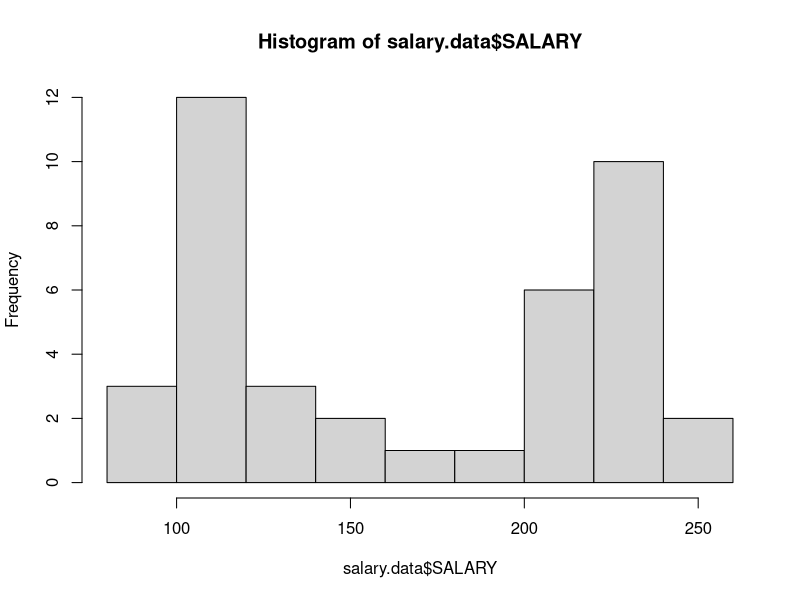
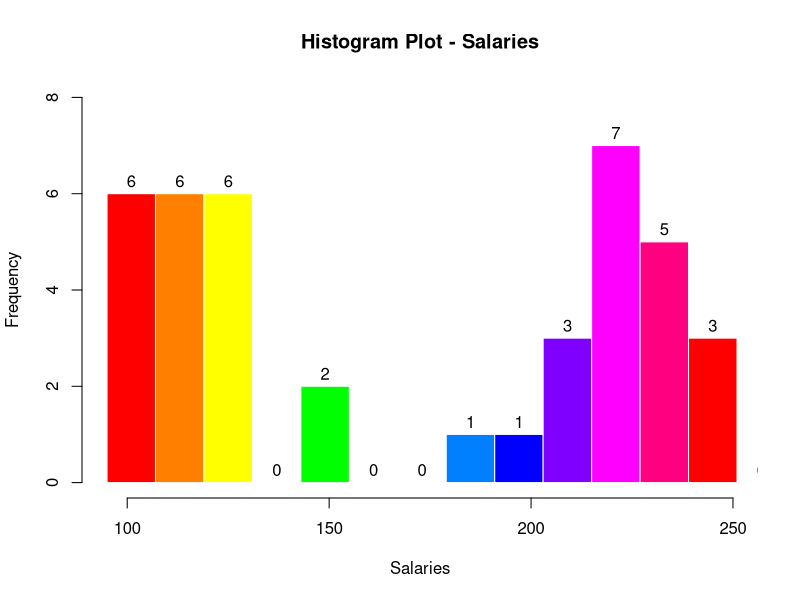
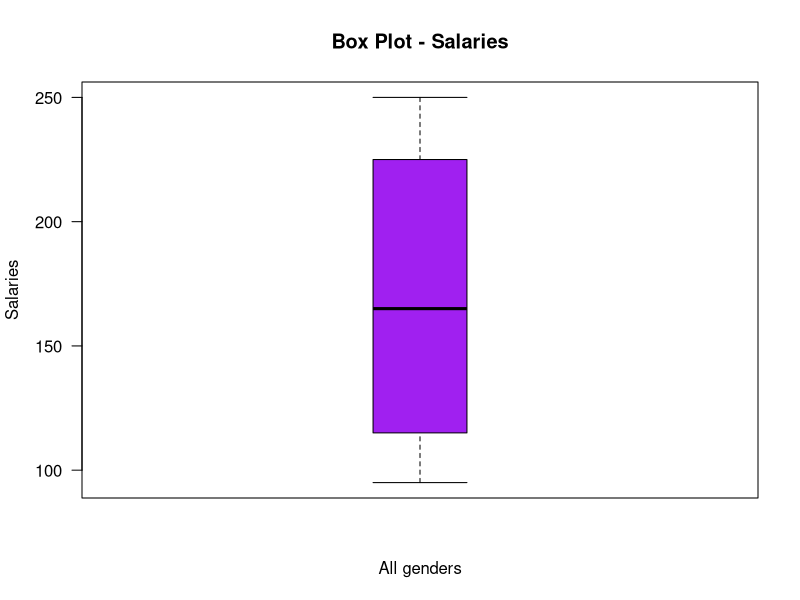
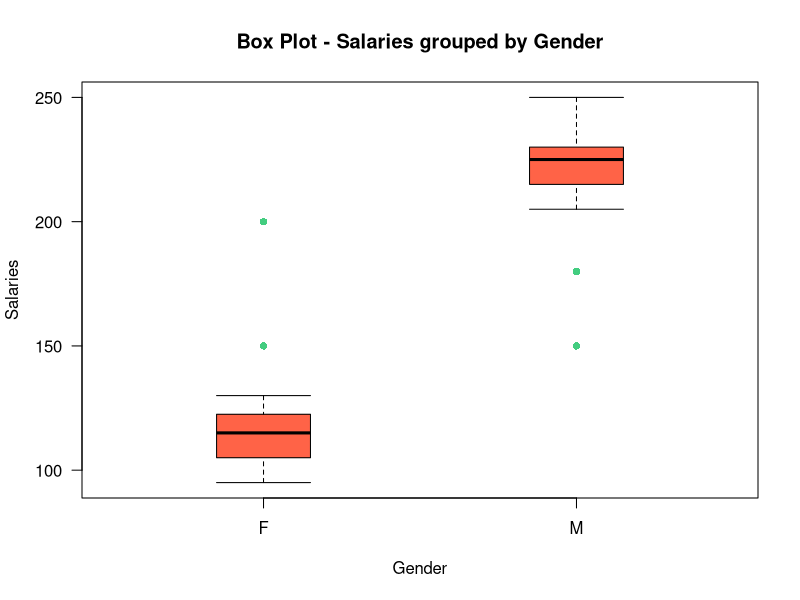

These charts were generated, in order, by the following R code:
salary.data <- read.table(file="salary.txt", header=TRUE)
salary.data

# a) Histogram of the salaries using R default setting
hist(salary.data$SALARY)

# b) Histogram with break points (at least 15 intervals)
hist(salary.data$SALARY,
     breaks=95+(0:14)*12,
     main = "Histogram Plot - Salaries",
     xlab = "Salaries",
     ylab = "Frequency",
     border = FALSE,
     labels = TRUE,
     xlim = c(min(salary.data$SALARY), max(salary.data$SALARY)),
     ylim = c(0, 8),
     col = rainbow(12))

# c) Boxplot of the salaries
boxplot(salary.data$SALARY,
        main = "Box Plot - Salaries",
        xlab = "All genders",
        ylab = "Salaries",
        labels = TRUE,
        boxwex = 0.3,
        outline = TRUE,
        las = 1,
        notch = FALSE,
        staplewex = 1,
        col = "purple")

# d) Boxplots of the salaries in two gender groups
boxplot(SALARY~GENDER, data=salary.data,
        main = "Box Plot - Salaries grouped by Gender",
        xlab = "Gender",
        ylab = "Salaries",
        labels = TRUE,
        boxwex = 0.3,
        outline = TRUE,
        outpch = 16,
        outcol = "seagreen3",
        las = 1,
        notch = FALSE,
        staplewex = 1,
        col = "tomato")

library(psych)

# e) summary statistics of salaries as one group and summary statistics within each gender
describe(salary.data$SALARY)
describeBy(salary.data$SALARY, salary.data$GENDER)

